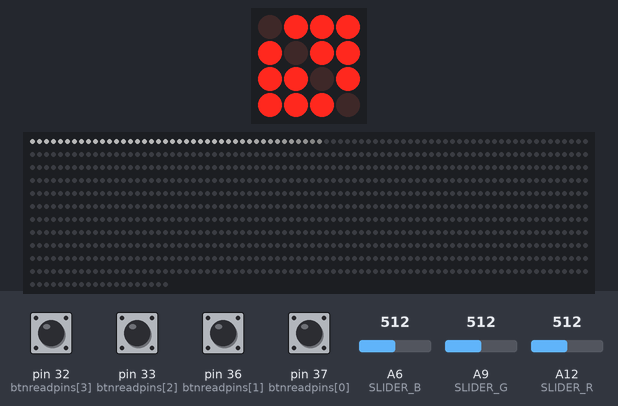
Bench run of a sketch on a simulated Arduino Mega 2560, built with avr-gcc and run on an emulated ATmega2560. On the bench: 4×4 LED matrix, 900 RGB LEDs in strip order, left to right, continuing on the next row. Wiring (inferred from the names in the program): LED matrix (orientation assumed): rows pin 40, pin 44, pin 48, pin 52; columns pin 41, pin 45, pin 49, pin 53. The inputs (shaded band) are chosen by the test bench; at power-on: pin 32 (btnreadpins[3]), pin 33 (btnreadpins[2]), pin 36 (btnreadpins[1]), pin 37 (btnreadpins[0]) HIGH, A6 (SLIDER_B) = 512, A9 (SLIDER_G) = 512, A12 (SLIDER_R) = 512. Dim RGB values are drawn brighter than linear.

Above: at 1.27 s.
1.3 s: pin 32 (btnreadpins[3]) pulled LOW for 0.15 s
At 1.38 s:
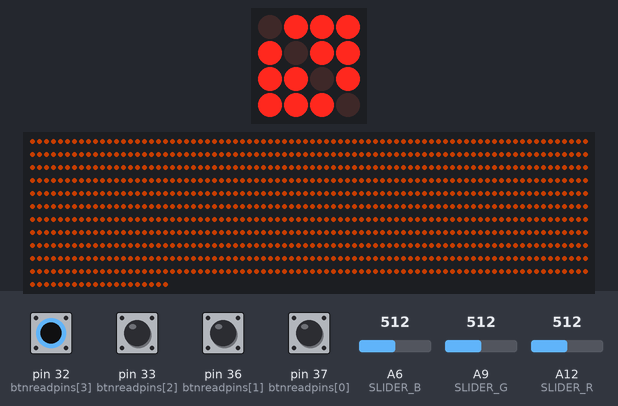
2.0 s: pin 36 (btnreadpins[1]) pulled LOW for 0.15 s
2.7 s: pin 33 (btnreadpins[2]) pulled LOW for 0.15 s
3.4 s: pin 37 (btnreadpins[0]) pulled LOW for 0.15 s
4.1 s: pin 32 (btnreadpins[3]) pulled LOW for 1 s
At 4.22 s:
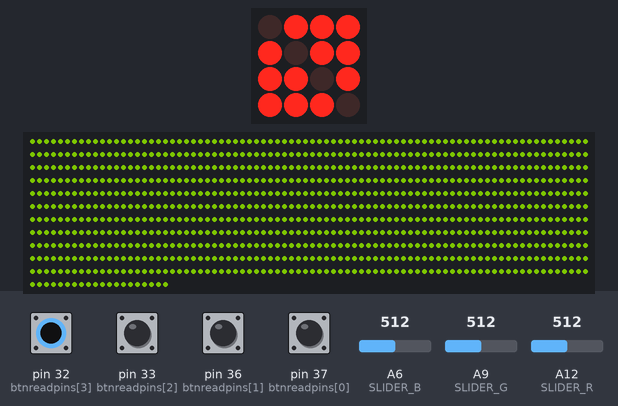
5.7 s: pin 33 (btnreadpins[2]) pulled LOW for 1 s
At 5.76 s:
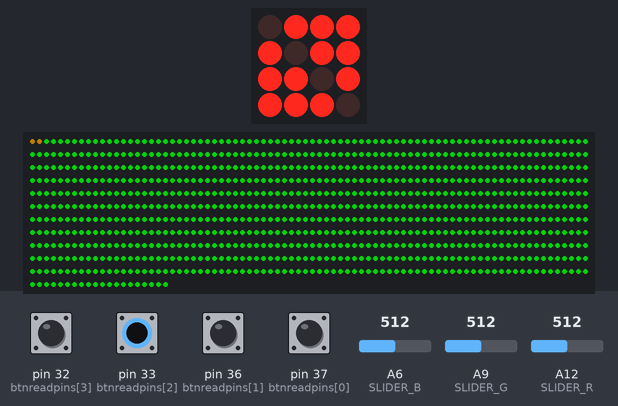

The sketch:

LandonLEDs.ino
```cpp
#include <FastLED.h>


#define NUM_LEDS 900
#define LEDPIN 56

#define NUM_LED_COLUMNS (4)
#define NUM_LED_ROWS (4)
#define NUM_BTN_COLUMNS (4)
#define NUM_BTN_ROWS (4)
#define NUM_COLORS (3)

#define MAX_DEBOUNCE (2)

#define BUFFER_SIZE 8

#define SLIDER_R A12
#define SLIDER_G A9
#define SLIDER_B A6

#define SCAN_DELTA 1
#define SCAN_REPS_PER_STRIP_UPDATE 4

#define NUM_RAINBOWS 4
#define RAINBOW14DELTA ((256 * NUM_RAINBOWS / NUM_LEDS) == 0 ? 1 : (256 * NUM_RAINBOWS / NUM_LEDS))


CRGB leds[NUM_LEDS];

CRGB ButtonLEDs[NUM_LED_COLUMNS][NUM_LED_ROWS];
uint8_t buttonSelect=13; //0-15

CRGB rnbw[1];
uint8_t hue;

uint16_t sliderReads[3][BUFFER_SIZE];
uint16_t bufferPointer;

unsigned long nextLoop;
uint16_t stripCount,rnbwCount;


const uint8_t btnselpins[4]  = {41,45,49,53};
//                              grn,ylw,blu,wht
const uint8_t btnreadpins[4] = {37,36,33,32};
//                              blk,ylw,grn,blu
const uint8_t ledselpins[4]  = {40,44,48,52};
//                              grn,ylw,blu,wht

const uint8_t colorpins[4][3] = {{4,3,2},{7,6,5},{10,9,8},{13,12,11}};
//                              Red1,Grn1... 1 has blk btnread
int8_t debounce_count[NUM_BTN_COLUMNS][NUM_BTN_ROWS];
uint8_t current=0;

void setupButtonColors()
{
  CRGB btnleds[12];
  fill_rainbow(btnleds,12,0,21);
  for(int i=0; i<12; i++){
    btnleds[i].r=btnleds[i].r;
    btnleds[i].g=btnleds[i].g;
    btnleds[i].b=btnleds[i].b;
    ButtonLEDs[i/4][i%4]=btnleds[i];
  }
  ButtonLEDs[3][0]=CRGB(200,200,160);
  //12 = White
  //13 = Sliders
  //14 = One Rainbow across strip
  //15 = One color, progress through rainbow
}

void setupCircularBuffer(){
  bufferPointer=0;
  for(int i=0; i<BUFFER_SIZE; i++){
    sliderReads[0][i]=0;
    sliderReads[1][i]=0;
    sliderReads[2][i]=0;
  }
}

void setupPins(){
  uint8_t i;

    // initialize
    // select lines
    for(i = 0; i < NUM_LED_COLUMNS; i++)
    {
        pinMode(ledselpins[i], OUTPUT);

        // with nothing selected by default
        digitalWrite(ledselpins[i], HIGH);
    }

    for(i = 0; i < NUM_BTN_COLUMNS; i++)
    {
        pinMode(btnselpins[i], OUTPUT);

        // with nothing selected by default
        digitalWrite(btnselpins[i], HIGH);
    }

    // key return lines
    for(i = 0; i < 4; i++)
    {
        pinMode(btnreadpins[i], INPUT_PULLUP);
    }

    // LED drive lines
    for(i = 0; i < NUM_LED_ROWS; i++)
    {
        for(uint8_t j = 0; j < NUM_COLORS; j++)
        {
            pinMode(colorpins[i][j], OUTPUT);
            digitalWrite(colorpins[i][j], LOW);
        }
    }

    for(uint8_t i = 0; i < NUM_BTN_COLUMNS; i++)
    {
        for(uint8_t j = 0; j < NUM_BTN_ROWS; j++)
        {
            debounce_count[i][j] = 0;
        }
    }
}

void scanButtons(){

  uint8_t val;
  uint8_t i, j;

  //run
  digitalWrite(btnselpins[current], LOW);
  digitalWrite(ledselpins[current], LOW);


  for(i = 0; i < NUM_LED_ROWS; i++)
  {
    if((buttonSelect/4 == current) && (buttonSelect%4 == i)){
      analogWrite(colorpins[i][0], ButtonLEDs[current][i].r);
      analogWrite(colorpins[i][1], ButtonLEDs[current][i].g);
      analogWrite(colorpins[i][2], ButtonLEDs[current][i].b);
    }
  }


  delay(2);

  for( j = 0; j < NUM_BTN_ROWS; j++)
  {
    val = digitalRead(btnreadpins[j]);

    if(val == LOW)
    {
      // active low: val is low when btn is pressed
      if( debounce_count[current][j] < MAX_DEBOUNCE)
      {
        debounce_count[current][j]++;
        if( debounce_count[current][j] == MAX_DEBOUNCE )
        {
          buttonSelect=(current * NUM_BTN_ROWS) + j;
        }
      }
    }
    else
    {
      // otherwise, button is released
      if( debounce_count[current][j] > 0)
      {
        debounce_count[current][j]--;
      }
    }
  }// for j = 0 to 3;

  delay(2);

  digitalWrite(btnselpins[current], HIGH);
  digitalWrite(ledselpins[current], HIGH);

  for(i = 0; i < NUM_LED_ROWS; i++)
  {
    for(j = 0; j < NUM_COLORS; j++)
    {
      digitalWrite(colorpins[i][j], LOW);
    }
  }

  current++;
  if (current >= NUM_BTN_COLUMNS)
  {
    current = 0;
  }
}

void updateCustomColor(){
  uint32_t rSum=0;
  uint32_t gSum=0;
  uint32_t bSum=0;
  uint16_t i;
  uint16_t rFinal=0;
  uint16_t gFinal=0;
  uint16_t bFinal=0;

  sliderReads[0][bufferPointer]=analogRead(SLIDER_R);
  sliderReads[1][bufferPointer]=analogRead(SLIDER_G);
  sliderReads[2][bufferPointer]=analogRead(SLIDER_B);

//  //debug
//  Serial.print("RAW R: " +String(analogRead(SLIDER_R)));
//  Serial.print("\tRAW G: " +String(analogRead(SLIDER_G)));
//  Serial.println("\tRAW B: " +String(analogRead(SLIDER_B)));
//  //end debug

  //for some reason my blue analog pin or something on blue is super noisey
  if(sliderReads[2][bufferPointer] <= 100) sliderReads[2][bufferPointer]=0;

  bufferPointer++;
  if(bufferPointer>=BUFFER_SIZE) bufferPointer=0;

  for(i=0; i<BUFFER_SIZE; i++){
    rSum+=sliderReads[0][i];
    gSum+=sliderReads[1][i];
    bSum+=sliderReads[2][i];
  }
  rSum=rSum/BUFFER_SIZE;
  gSum=gSum/BUFFER_SIZE;
  bSum=bSum/BUFFER_SIZE;

  rFinal=map(rSum,0,1023,0,255);
  gFinal=map(gSum,0,1023,0,255);
  bFinal=map(bSum,0,1023,0,255);

//  //debug
//  Serial.println("Final R: " +String(rFinal));
//  Serial.println("Final G: " +String(gFinal));
//  Serial.println("Final B: " +String(bFinal));
//  delay(300);
//  //end debug
  ButtonLEDs[3][1]=CRGB(rFinal,gFinal,bFinal);

}

void rotateRainbow() {
  CRGB rnbw[1];
  hue+=RAINBOW14DELTA;
  fill_rainbow(rnbw,1,hue,2);
  //bad fix but it works
  if(rnbw[0].r==160 && rnbw[0].g==0 && rnbw[0].b==0){
    rnbw[0].g=150;
  }
  ButtonLEDs[3][2]=rnbw[0];
  ButtonLEDs[3][3]=rnbw[0];

}

void progressLEDStrip() {
  CRGB nextColor=ButtonLEDs[buttonSelect/4][buttonSelect%4];
  nextColor.r = nextColor.r/2;
  nextColor.g = nextColor.g/2;
  nextColor.b = nextColor.b/2;
  if(buttonSelect==15){
    for(int i=0; i<NUM_LEDS; i++){
      leds[i] = nextColor;
    }
  }
  else {
    for(int i=NUM_LEDS-1; i>2; i-=2){
      leds[i] = leds[i-2];
      leds[i-1] = leds[i-3];
    }
    leds[1] = nextColor;
    leds[0] = nextColor;
//    for(int i=NUM_LEDS-1; i>0; i--){
//      leds[i] = leds[i-1];
//    }
//    leds[0] = nextColor;
  }
  //debug
//  Serial.print("Final R: " +String(nextColor.r));
//  Serial.print("\tFinal G: " +String(nextColor.g));
//  Serial.println("\tFinal B: " +String(nextColor.b));
  //end debug
  FastLED.show();
}


void setup() {
  //Serial.begin(9600);
  FastLED.addLeds<NEOPIXEL, LEDPIN>(leds,NUM_LEDS);

  for(int i=0; i<NUM_LEDS; i++){
    leds[i]=CRGB(0,0,0);
  }
  FastLED.show();
  setupButtonColors();
  setupCircularBuffer();
  setupPins();
  nextLoop = millis() + SCAN_DELTA;
}

void loop() {
  if(millis() >= nextLoop){
    nextLoop = millis()+SCAN_DELTA;
    scanButtons();

    if(stripCount++ >= SCAN_REPS_PER_STRIP_UPDATE){
      stripCount=0;
      progressLEDStrip();
      rotateRainbow();
      updateCustomColor();

    }
  }
}
```
